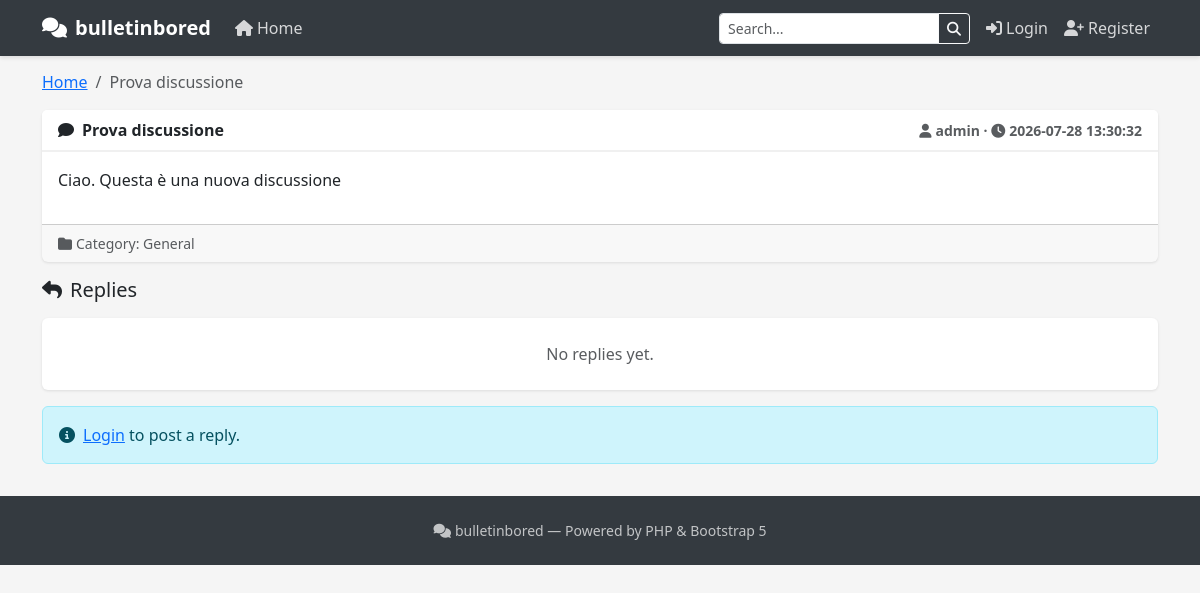
Screenshot of /?action=thread&id=1 with the database file from the repository.
### tables this page shows
CREATE TABLE threads (
                id INTEGER PRIMARY KEY AUTOINCREMENT,
                category_id INTEGER,
                user_id INTEGER,
                title TEXT NOT NULL,
                content TEXT,
                status TEXT DEFAULT 'visible',
                created_at DATETIME DEFAULT CURRENT_TIMESTAMP,
                updated_at DATETIME DEFAULT CURRENT_TIMESTAMP
            );

CREATE TABLE users (
                id INTEGER PRIMARY KEY AUTOINCREMENT,
                username TEXT UNIQUE NOT NULL,
                password TEXT NOT NULL,
                role TEXT DEFAULT 'user'
            , email TEXT);

CREATE TABLE categories (
                id INTEGER PRIMARY KEY AUTOINCREMENT,
                name TEXT NOT NULL,
                description TEXT,
                position INTEGER DEFAULT 0
            );

### views/thread.php (the view, shortened to what this page needs)
<?php include __DIR__.'/header.php'; render_header(escape($thread['title'] ?? 'Thread')); ?>
    <nav aria-label="breadcrumb">
        <ol class="breadcrumb">
            <li class="breadcrumb-item"><a href="<?= base_url() ?>/?action=home">Home</a></li>
            <li class="breadcrumb-item active"><?= escape($thread['title'] ?? '') ?></li>
        </ol>
    </nav>
    <div class="card">
        <div class="card-header d-flex justify-content-between align-items-center">
            <span><i class="fas fa-comment me-2"></i><?= escape($thread['title'] ?? '') ?></span>
            <small class="text-muted">
                <i class="fas fa-user me-1"></i><?= escape($thread['author']) ?> &middot;
                <i class="fas fa-clock me-1"></i><?= escape($thread['created_at'] ?? '') ?>
            </small>
        </div>
        <div class="card-body">
            <p><?= nl2br(escape($thread['content'] ?? '')) ?></p>
        </div>
        <div class="card-footer text-muted small">
            <i class="fas fa-folder me-1"></i>Category: <?= escape($thread['category_name'] ?? 'General') ?>
        </div>
    </div>
    <h5 class="mb-3"><i class="fas fa-reply me-2"></i>Replies</h5>
    <?php if (empty($posts ?? [])): ?>
        <div class="card"><div class="card-body text-center py-4 text-muted">No replies yet.</div></div>
    <?php endif; ?>
    <?php if (function_exists('is_logged_in') && is_logged_in()): ?>
        <div class="card">
            <div class="card-header"><i class="fas fa-reply me-2"></i>Post a Reply</div>
            <div class="card-body">
                <form method="POST" action="<?= base_url() ?>/?action=reply">
                    <input type="hidden" name="csrf_token" value="<?= generate_csrf_token() ?>">
                    <input type="hidden" name="thread_id" value="<?= $thread['id'] ?? '' ?>">
                    <div class="mb-3"><textarea name="content" class="form-control" rows="4" required></textarea></div>
                    <button type="submit" class="btn btn-forum"><i class="fas fa-paper-plane me-1"></i>Submit Reply</button>
                </form>
            </div>
        </div>
    <?php else: ?>
        <div class="alert alert-info"><i class="fas fa-info-circle me-2"></i><a href="<?= base_url() ?>/?action=login">Login</a> to post a reply.</div>
    <?php endif; ?>

### themes/default/style.css (style rules this page uses)
body { background-color: #f5f5f5; padding-top: 70px; }
.card { border: none; box-shadow: 0 1px 3px rgba(0,0,0,0.1); margin-bottom: 1rem; }
.card-header { background-color: #fff; border-bottom: 2px solid #f0f0f0; font-weight: 600; }

### rows the page displays
threads: title "Prova discussione", user.username "admin", created_at "2026-07-28 13:30:32", content "Ciao. Questa è una nuova discussione", category.name "General"

### other values shown
$siteName "bulletinbored"
$GLOBALS['config']['site_name'] "bulletinbored"
